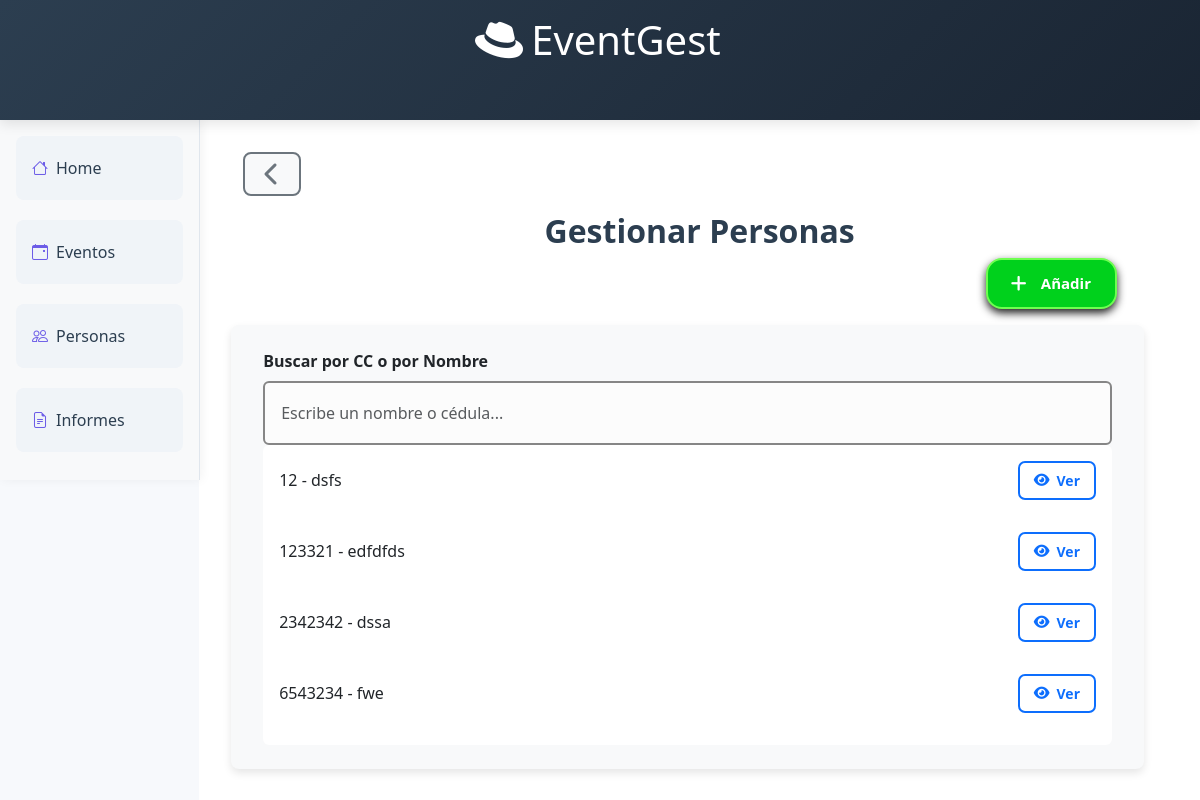
The app's page /manage_people/ with its own data.
### people_module/models.py (models this page shows, shortened)
class Person(models.Model):
    name = models.CharField(max_length=200, blank=False)
    dni = models.CharField(max_length=20, primary_key=True, blank=False)
    phoneNumber = models.CharField(max_length=15, blank=False)
    address = models.CharField(max_length=100, blank=False)
    email = models.EmailField(blank=False)
    isVisible = models.BooleanField(default=True)

### people_module/views.py (the view, shortened to what this page needs)
# urls.py: path("manage_people/", views.manage_people, name="manage_people"),
def manage_people(request):
    people = services.getAllPeople()
    if request.method == "GET":
        return render(request, "manage_people.html", {"people": people})
    return render(request, "manage_people.html", {"people": people})

### people_module/services.py (called while the page is built)
def getAllPeople():
    return Person.objects.filter(isVisible=True)

### people_module/templates/manage_people.html (shortened to what this page needs)
{% extends 'header-people.html' %}
{% block content %}
      <div class="content-panel d-flex w-100 h-100 align-items-center justify-content-center">
        <div class="container w-100 h-100">
          <div class="row">
            <div class="mb-3">
              <button type="button" id="before-button" class="btn btn-outline-secondary btn-back" onclick="window.history.back()">
                <i class="fa-solid fa-chevron-left fa-beat"></i>
              </button>
            </div>
            <h2 class="text-center col-md-12 align-center">Gestionar Personas</h2>
          </div>
          <div class="row col-md-12">
            <div id="button-container" class="col-md-12 d-flex justify-content-end mt-3 mt-md-0">
              <button id="activateCreateButton" type="submit" class="btn-plus btn btn-success special-button green">
                <p><i class="fa-solid fa-plus"></i>Añadir</p></button>
            </div>
          </div>
          <div class="row col-md-12 mt-3">
            <div id="search-container" class="col-md-12 align-items-center">
              <form method="POST">
                <label for="searchInput" class="form-label fw-bold">Buscar por CC o por Nombre</label>
                <input id="searchInput" name="dni" type="text" class="form-control special-form"
                        placeholder="Escribe un nombre o cédula..." style="height: 4em;">
              </form>
              <ul id="resultsList" class="list-group">
                {% for person in people %}
                <li class="list-group-item d-flex justify-content-between align-items-center">
                  <span>{{ person.dni }} - {{ person.name }}</span>
                  <button class="btn btn-sm btn-outline-primary view-button"
                        onclick="showDetails(this)"
                          data-dni="{{ person.dni }}"
                          data-name="{{ person.name }}"
                          data-phone="{{ person.phoneNumber }}"
                          data-address="{{ person.address }}"
                          data-email="{{ person.email }}">
                    <i class="fa-solid fa-eye"></i>Ver
                  </button>
                </li>
                {% endfor %}
              </ul>
            </div>
          </div>
        </div>
      </div>
    </div>
  </div>
{% endblock %}

### people_module/static/css/general-styles.css (style rules this page uses)
body, html { height: 100%; margin: 0; font-family: 'Segoe UI', Roboto, 'Helvetica Neue', sans-serif; }
html { overflow-y: scroll; }
.special-button { color: white; padding: 12px 24px; border: none; border-radius: 2vh; font-size: 15px; font-weight: bold; transition: all 0.3s ease-in-out; box-shadow: 0 4px 8px rgb(31, 31, 31); cursor: pointer; align-self: center; margin: 0 1em 0 1em; overflow: hidden; }
.special-button i { transition: all 0.4s ease-in-out; margin-right: 2vh; transform: scale(1.2); animation: pulseIcon 1.5s ease-in-out infinite; animation-fill-mode: backwards; }
.special-button p { margin: 0; transition: all 0.4s ease-in-out; }
.btn-user-plus::after, .btn-pencil::after, .btn-trash::after, .btn-plus::after { position: absolute; font-family: "Font Awesome 6 Free"; font-weight: 900; transition: all 0.3s ease-in-out; opacity: 0; transform: translate(-20vh, -100%) scale(1); }
.btn-plus::after { content: "\f067"; }
.green { border: #6eff51 solid 2px; background: rgb(0, 209, 28); }
.special-form { padding: 12px 16px; border: 2px solid #868686; border-radius: 6px; font-size: 16px; z-index: 15; background-color: #fcfcfc; transition: all 0.3s ease-in-out; }
#search-container { background-color: #f8f9fa; padding: 1.5rem 2rem; border-radius: 0.5rem; border-color: #212529; box-shadow: 0 4px 8px rgba(0, 0, 0, 0.1); color: #212529; transition: all 0.3s ease-in-out; }
.view-button { position: relative; overflow: hidden; padding: 0.5em 1em; font-weight: bold; color: #0d6efd; border: 2px solid #0d6efd; border-radius: 0.5em; background-color: transparent; transition: all 0.3s ease; display: inline-flex; align-items: center; gap: 0.5em; }
.fa-eye { transition: transform 0.3s ease; animation: eye-animation 5s linear infinite backwards; }
.btn-back { background-color: #f8f9fa; border: 2px solid #6c757d; color: #6c757d; font-weight: 500; transition: all 0.3s ease; padding: 0.5rem 1.2rem; border-radius: 0.5rem; display: inline-flex; align-items: center; }
#before-button { font-size: 3vh; }
.btn-back i { transition: transform 0.3s ease; }
#resultsList { max-height: 300px; overflow-y: scroll; }
#resultsList li { display: flex; flex-shrink: 0; align-items: center; background-color: rgb(255, 255, 255); border-style: none; border-radius: 0; position: relative; overflow: hidden; padding: 1rem; }
#resultsList li::after { content: ""; position: absolute; left: 50%; top: 90%; transform: translate(-50%, 100%); width: 0%; height: 2px; background-color: #777777; animation: expandContract 10s ease-in infinite; }
#search-container, #info-container, #button-container { transition: all 0.4s ease; }
.content-panel { background-color: #ffffff; padding: 2rem; display: flex; align-items: center; }
h2, h3 { color: #2c3e50; font-weight: 600; }

### records on screen
Person: dni "12", name "dsfs"
Person: dni "123321", name "edfdfds"
Person: dni "2342342", name "dssa"
Person: dni "6543234", name "fwe"
